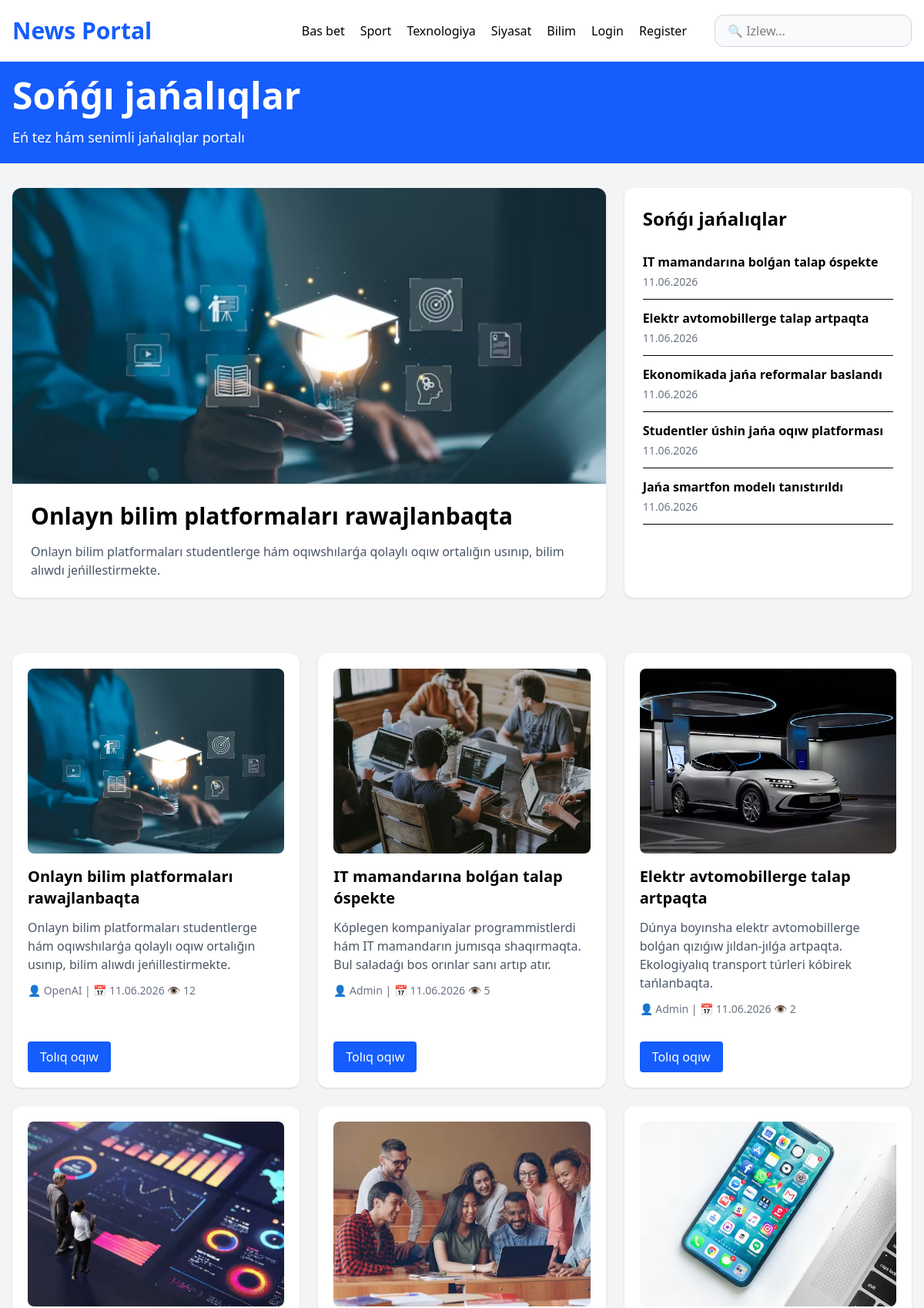
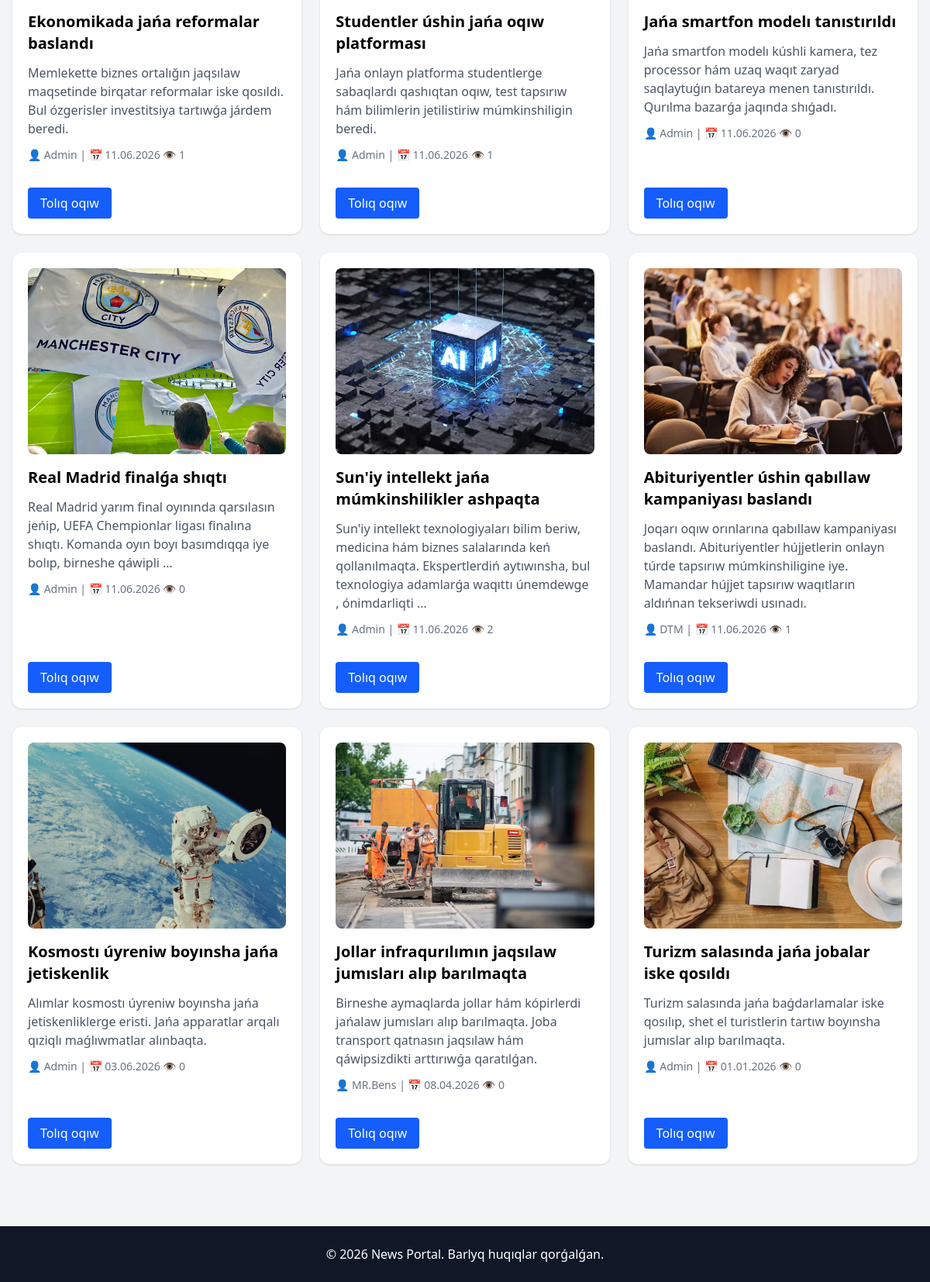
The page / on the database its author committed (2 pictures, top to bottom).
### news/models.py (models this page shows, shortened)
class News(models.Model):
    CATEGORY_CHOICES = [
        ('sport', 'Sport'),
        ('tech', 'Texnologiya'),
        ('politics', 'Siyasat'),
        ('education', 'Bilim'),
    ]
    title = models.CharField(max_length=200)
    image = models.ImageField(
        upload_to='news/',
        null=True,
        blank=True
    )
    author = models.CharField(max_length=100, default="Admin")
    category = models.CharField(
        max_length=20,
        choices=CATEGORY_CHOICES,
        default='tech'
    )
    content = models.TextField()
    views = models.PositiveIntegerField(default=0)
    created_at = models.DateTimeField(auto_now_add=True)
    updated_at = models.DateTimeField(auto_now=True)

### news/views.py (the view)
# urls.py: path('', views.home, name='home'),
def home(request):
    query = request.GET.get('q')
    if query:
        news = News.objects.filter(title__icontains=query)
    else:
        news = News.objects.all().order_by('-created_at')
    latest_news = News.objects.all().order_by('-created_at')
    return render(request, 'home.html', {
        'news': news,
        'latest_news': latest_news
    })

### news/templates/home.html (shortened to what this page needs)
<!DOCTYPE html>
<html lang="en">
<head>
    <script src="https://cdn.jsdelivr.net/npm/@tailwindcss/browser@4"></script>
</head>
<body class="bg-gray-100">
    <nav class="bg-white shadow">
        <div class="max-w-7xl mx-auto px-4">
            <div class="flex justify-between items-center h-20">
               <h1 class="text-3xl font-extrabold text-blue-600">
    News Portal
</h1>
               <div class="flex items-center gap-5">
    <a href="/">Bas bet</a>
    <a href="{% url 'category_news' 'sport' %}">Sport</a>
    <a href="{% url 'category_news' 'tech' %}">Texnologiya</a>
    <a href="{% url 'category_news' 'politics' %}">Siyasat</a>
    <a href="{% url 'category_news' 'education' %}">Bilim</a>
    {% if user.is_authenticated %}
        <span class="text-blue-600 font-semibold">
            👤 {{ user.username }}
        </span>
        <form method="POST" action="{% url 'logout' %}">
    {% csrf_token %}
    <button type="submit"
            class="text-red-500 cursor-pointer">
        Logout
    </button>
</form>
  {% else %}
<a href="{% url 'login' %}">
    Login
</a>
<a href="{% url 'register' %}">
    Register
</a>
{% endif %}
  <form method="GET" action="/" class="ml-4">
    <div class="relative">
        <input
            type="text"
            name="q"
            placeholder="🔍 Izlew..."
            class="w-64 px-4 py-2 rounded-xl border border-gray-300
       focus:outline-none focus:ring-2 focus:ring-blue-500
       bg-gray-50"
        >
    </div>
</form>
</div>
            </div>
        </div>
    </nav>
    <section class="bg-blue-600 text-white py-5">
        <div class="max-w-7xl mx-auto px-4">
            <h1 class="text-5xl font-bold mb-4">
                Sońǵı jańalıqlar
            </h1>
            <p class="text-lg">
                Eń tez hám senimli jańalıqlar portalı
            </p>
        </div>
    </section>
    <div class="max-w-7xl mx-auto px-4 py-8">
    <div class="grid lg:grid-cols-3 gap-6">
        <div class="lg:col-span-2 bg-white rounded-xl shadow overflow-hidden">
            {% with news.first as top_news %}
            {% if top_news.image %}
            <a href="{% url 'news_detail' top_news.id %}">
                <img src="{{ top_news.image.url }}"
                     class="w-full h-96 object-cover">
            </a>
            {% endif %}
            <div class="p-6">
                <h2 class="text-3xl font-bold mb-4">
                    {{ top_news.title }}
                </h2>
                <p class="text-gray-600">
                    {{ top_news.content|truncatewords:40 }}
                </p>
            </div>
            {% endwith %}
        </div>
        <div class="bg-white rounded-xl shadow p-6">
            <h3 class="text-2xl font-bold mb-4">
                Sońǵı jańalıqlar
            </h3>
            {% for item in news|slice:"1:6" %}
            <div class="border-b py-3">
                <a href="{% url 'news_detail' item.id %}"
                   class="font-semibold hover:text-blue-600">
                    {{ item.title }}
                </a>
                <div class="text-sm text-gray-500 mt-1">
                    {{ item.created_at|date:"d.m.Y" }}
                </div>
            </div>
            {% endfor %}
        </div>
    </div>
</div>
<div class="max-w-7xl mx-auto px-4 py-10">
    <div class="grid md:grid-cols-2 lg:grid-cols-3 gap-6">
        {% for item in news %}
<div class="bg-white rounded-xl shadow p-5 flex flex-col">
   {% if item.image %}
<a href="{% url 'news_detail' item.id %}">
    <img src="{{ item.image.url }}"
         class="w-full h-60 object-cover rounded-lg mb-4">
</a>
{% endif %}
    <h2 class="text-xl font-bold mb-3">
        {{ item.title }}
    </h2>
    <p class="text-gray-600">
        {{ item.content|truncatewords:20 }}
    </p>
    <div class="text-sm text-gray-500 mt-3">
    👤 {{ item.author }} | 📅 {{ item.created_at|date:"d.m.Y" }}
    👁️ {{ item.views }}
</div>
    <div class="mt-auto pt-4">
        <a href="{% url 'news_detail' item.id %}"
   class="mt-4 inline-block bg-blue-600 text-white px-4 py-2 rounded">
    Tolıq oqıw
</a>
    </div>
</div>
        {% endfor %}
    </div>
</div>
    <footer class="bg-gray-900 text-white py-6 mt-10">
        <div class="max-w-7xl mx-auto px-4 text-center">
            © 2026 News Portal. Barlyq huqıqlar qorǵalǵan.
        </div>
    </footer>
</body>
</html>

### rows shown on the page
News: image (picture), title "Onlayn bilim platformaları rawajlanbaqta", content "Onlayn bilim platformaları studentlerge hám oqıwshılarǵa qolaylı oqıw ortalığın usınıp, bilim alıwdı jeńillestirmekte.", author "OpenAI", created_at "11.06.2026", views "12"
News: title "IT mamandarına bolǵan talap óspekte", created_at "11.06.2026", image (picture), content "Kóplegen kompaniyalar programmistlerdi hám IT mamandarın jumısqa shaqırmaqta. Bul saladaǵı bos orınlar sanı artıp atır.", author "Admin", views "5"
News: title "Elektr avtomobillerge talap artpaqta", created_at "11.06.2026", image (picture), content "Dúnya boyınsha elektr avtomobillerge bolǵan qızıǵıw jıldan-jılǵa artpaqta. Ekologiyalıq transport túrleri kóbirek tańlanbaqta.", author "Admin", views "2"
News: title "Ekonomikada jańa reformalar baslandı", created_at "11.06.2026", image (picture), content "Memlekette biznes ortalığın jaqsılaw maqsetinde birqatar reformalar iske qosıldı. Bul ózgerisler investitsiya tartıwǵa járdem beredi.", author "Admin", views "1"
News: title "Studentler úshin jańa oqıw platforması", created_at "11.06.2026", image (picture), content "Jańa onlayn platforma studentlerge sabaqlardı qashıqtan oqıw, test tapsırıw hám bilimlerin jetilistiriw múmkinshiligin beredi.", author "Admin", views "1"
News: title "Jańa smartfon modelı tanıstırıldı", created_at "11.06.2026", image (picture), content "Jańa smartfon modelı kúshli kamera, tez processor hám uzaq waqıt zaryad saqlaytuǵın batareya menen tanıstırıldı. Qurılma bazarǵa jaqında shıǵadı.", author "Admin", views "0"
News: image (picture), title "Real Madrid finalǵa shıqtı", content "Real Madrid yarım final oyınında qarsılasın jeńip, UEFA Chempionlar ligası finalına shıqtı. Komanda oyın boyı basımdıqqa iye bolıp, birneshe qáwipli …", author "Admin", created_at "11.06.2026", views "0"
News: image (picture), title "Sun'iy intellekt jańa múmkinshilikler ashpaqta", content "Sun'iy intellekt texnologiyaları bilim beriw, medicina hám biznes salalarında keń qollanılmaqta. Ekspertlerdiń aytıwınsha, bul texnologiya adamlarǵa waqıttı únemdewge , ónimdarliqti …", author "Admin", created_at "11.06.2026", views "2"
News: image (picture), title "Abituriyentler úshin qabıllaw kampaniyası baslandı", content "Joqarı oqıw orınlarına qabıllaw kampaniyası baslandı. Abituriyentler hújjetlerin onlayn túrde tapsırıw múmkinshiligine iye. Mamandar hújjet tapsırıw waqıtların aldıńnan tekseriwdi usınadı.", author "DTM", created_at "11.06.2026", views "1"
News: image (picture), title "Kosmostı úyreniw boyınsha jańa jetiskenlik", content "Alımlar kosmostı úyreniw boyınsha jańa jetiskenliklerge eristi. Jańa apparatlar arqalı qıziqlı maǵlıwmatlar alınbaqta.", author "Admin", created_at "03.06.2026", views "0"
News: image (picture), title "Jollar infraqurılımın jaqsılaw jumısları alıp barılmaqta", content "Birneshe aymaqlarda jollar hám kópirlerdi jańalaw jumısları alıp barılmaqta. Joba transport qatnasın jaqsılaw hám qáwipsizdikti arttırıwǵa qaratılǵan.", author "MR.Bens", created_at "08.04.2026", views "0"
News: image (picture), title "Turizm salasında jańa jobalar iske qosıldı", content "Turizm salasında jańa baǵdarlamalar iske qosılıp, shet el turistlerin tartıw boyınsha jumıslar alıp barılmaqta.", author "Admin", created_at "01.01.2026", views "0"
